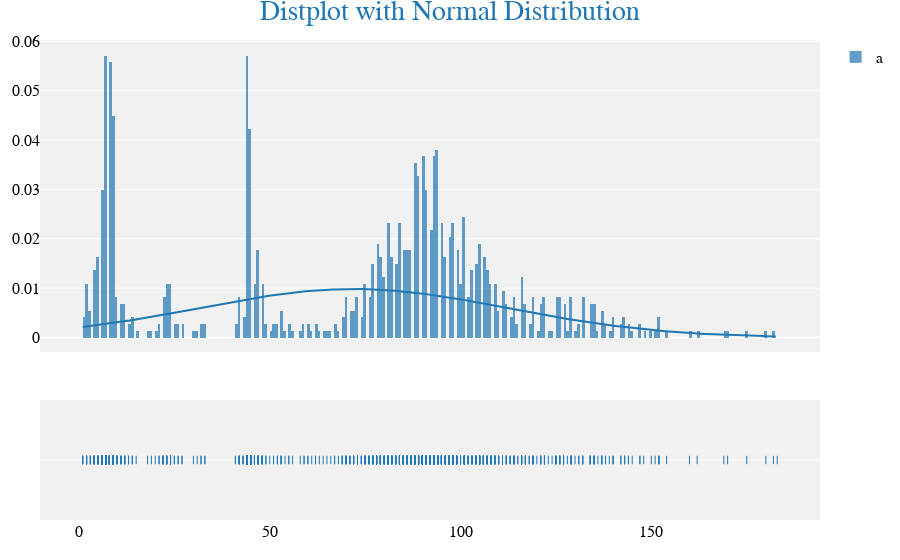

The code cell stored with this chart in its notebook:
### Markdown cell above
## Distribution of Movie Duration

### Code cell
import plotly.figure_factory as ff

x1 = d2['duration'].fillna(0.0).astype(float)

fig = ff.create_distplot([x1], ['a'], bin_size=0.7, curve_type='normal', colors=["#1f77b4"])

fig.update_layout(
    title_text='Distplot with Normal Distribution',
    title_font=dict(size=28, color="#1f77b4", family="Comic Sans MS, Arial, sans-serif"),  
    title_x=0.5, 
    height=400,
    plot_bgcolor="#f1f1f1",  
    paper_bgcolor="#ffffff",  
    font=dict(color="black", size=16, family="Comic Sans MS, Arial, sans-serif"), 
    margin=dict(t=40, b=40, l=40, r=40),  
)


fig.show()

### Figure 1 — Plotly figure (JSON) as saved in the notebook; plotly's stock layout.template omitted (floating-point values rounded to 4 significant figures; data arrays with more than 128 entries replaced by an {"elided": "..."} marker saying what was removed)
{"data": [{"histnorm": "probability density", "legendgroup": "a", "marker": {"color": "#1f77b4"}, "name": "a", "opacity": 0.7, "type": "histogram", "x": {"elided": "1052 int values"}, "xaxis": "x", "xbins": {"end": 183, "size": 0.7, "start": 1}, "yaxis": "y"}, {"legendgroup": "a", "marker": {"color": "#1f77b4"}, "mode": "lines", "name": "a", "showlegend": false, "type": "scatter", "x": {"elided": "500 float values"}, "xaxis": "x", "y": {"elided": "500 float values"}, "yaxis": "y"}, {"legendgroup": "a", "marker": {"color": "#1f77b4", "symbol": "line-ns-open"}, "mode": "markers", "name": "a", "showlegend": false, "type": "scatter", "x": {"elided": "1052 int values"}, "xaxis": "x", "y": {"elided": "1052 str values"}, "yaxis": "y2"}], "layout": {"autosize": true, "barmode": "overlay", "font": {"color": "black", "family": "Comic Sans MS, Arial, sans-serif", "size": 16}, "hovermode": "closest", "legend": {"traceorder": "reversed"}, "margin": {"b": 40, "l": 40, "r": 40, "t": 40}, "paper_bgcolor": "#ffffff", "plot_bgcolor": "#f1f1f1", "title": {"font": {"color": "#1f77b4", "family": "Comic Sans MS, Arial, sans-serif", "size": 28}, "text": "Distplot with Normal Distribution", "x": 0.5}, "xaxis": {"anchor": "y2", "autorange": true, "domain": [0, 1], "range": [-9.974, 194.0], "type": "linear", "zeroline": false}, "yaxis": {"anchor": "free", "autorange": true, "domain": [0.35, 1], "position": 0, "range": [-0.002921, 0.06025], "type": "linear"}, "yaxis2": {"anchor": "x", "autorange": true, "domain": [0, 0.25], "dtick": 1, "range": [-1, 1], "showticklabels": false, "type": "category"}}}
